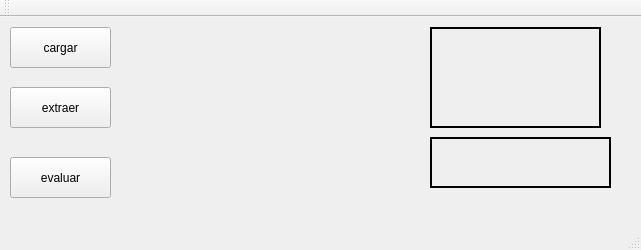
<?xml version="1.0" encoding="UTF-8"?>
<ui version="4.0">
 <class>MainWindow</class>
 <widget class="QMainWindow" name="MainWindow">
  <property name="geometry">
   <rect>
    <x>0</x>
    <y>0</y>
    <width>641</width>
    <height>250</height>
   </rect>
  </property>
  <property name="windowTitle">
   <string>OCR</string>
  </property>
  <widget class="QWidget" name="centralWidget">
   <widget class="QPushButton" name="pushButton">
    <property name="geometry">
     <rect>
      <x>10</x>
      <y>140</y>
      <width>101</width>
      <height>41</height>
     </rect>
    </property>
    <property name="text">
     <string>evaluar</string>
    </property>
   </widget>
   <widget class="QPushButton" name="pushButton_2">
    <property name="geometry">
     <rect>
      <x>10</x>
      <y>10</y>
      <width>101</width>
      <height>41</height>
     </rect>
    </property>
    <property name="text">
     <string>cargar</string>
    </property>
   </widget>
   <widget class="QPushButton" name="pushButton_3">
    <property name="geometry">
     <rect>
      <x>10</x>
      <y>70</y>
      <width>101</width>
      <height>41</height>
     </rect>
    </property>
    <property name="text">
     <string>extraer</string>
    </property>
   </widget>
   <widget class="QLabel" name="label">
    <property name="geometry">
     <rect>
      <x>430</x>
      <y>10</y>
      <width>171</width>
      <height>101</height>
     </rect>
    </property>
    <property name="frameShape">
     <enum>QFrame::WinPanel</enum>
    </property>
    <property name="text">
     <string/>
    </property>
    <property name="scaledContents">
     <bool>true</bool>
    </property>
   </widget>
   <widget class="QLabel" name="label_2">
    <property name="geometry">
     <rect>
      <x>430</x>
      <y>120</y>
      <width>181</width>
      <height>51</height>
     </rect>
    </property>
    <property name="frameShape">
     <enum>QFrame::WinPanel</enum>
    </property>
    <property name="text">
     <string/>
    </property>
   </widget>
  </widget>
  <widget class="QStatusBar" name="statusBar"/>
  <widget class="QToolBar" name="mainToolBar">
   <property name="windowTitle">
    <string>OCR</string>
   </property>
   <attribute name="toolBarArea">
    <enum>TopToolBarArea</enum>
   </attribute>
   <attribute name="toolBarBreak">
    <bool>false</bool>
   </attribute>
  </widget>
  <action name="actionProcess">
   <property name="text">
    <string>Process</string>
   </property>
  </action>
  <action name="actionSave">
   <property name="text">
    <string>Save</string>
   </property>
   <property name="shortcut">
    <string>Ctrl+S</string>
   </property>
  </action>
  <action name="actionSave_segment">
   <property name="text">
    <string>Save segment</string>
   </property>
  </action>
  <action name="actionQuit">
   <property name="text">
    <string>Quit</string>
   </property>
   <property name="shortcut">
    <string>Ctrl+Q, Ctrl+W</string>
   </property>
  </action>
  <action name="actionHelp">
   <property name="text">
    <string>Help</string>
   </property>
   <property name="shortcut">
    <string>F1</string>
   </property>
  </action>
  <action name="actionAbout">
   <property name="text">
    <string>About...</string>
   </property>
  </action>
  <action name="actionLoad">
   <property name="text">
    <string>Load</string>
   </property>
   <property name="shortcut">
    <string>Ctrl+O</string>
   </property>
  </action>
  <action name="actionOptions">
   <property name="text">
    <string>Options</string>
   </property>
  </action>
 </widget>
 <layoutdefault spacing="6" margin="11"/>
 <resources/>
 <connections/>
</ui>
